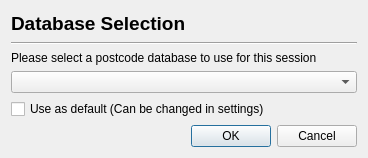
<?xml version="1.0" encoding="UTF-8"?>
<ui version="4.0">
 <class>dbselect</class>
 <widget class="QDialog" name="dbselect">
  <property name="windowModality">
   <enum>Qt::NonModal</enum>
  </property>
  <property name="geometry">
   <rect>
    <x>0</x>
    <y>0</y>
    <width>365</width>
    <height>158</height>
   </rect>
  </property>
  <property name="windowTitle">
   <string>Select a Postcode Database</string>
  </property>
  <property name="modal">
   <bool>false</bool>
  </property>
  <layout class="QGridLayout" name="gridLayout">
   <item row="0" column="0">
    <layout class="QVBoxLayout" name="verticalLayout_2">
     <property name="leftMargin">
      <number>0</number>
     </property>
     <item>
      <widget class="QLabel" name="label_2">
       <property name="font">
        <font>
         <pointsize>14</pointsize>
         <weight>75</weight>
         <bold>true</bold>
        </font>
       </property>
       <property name="text">
        <string>Database Selection</string>
       </property>
      </widget>
     </item>
     <item>
      <widget class="Line" name="line">
       <property name="orientation">
        <enum>Qt::Horizontal</enum>
       </property>
      </widget>
     </item>
    </layout>
   </item>
   <item row="1" column="0">
    <layout class="QVBoxLayout" name="verticalLayout">
     <item>
      <widget class="QLabel" name="label">
       <property name="text">
        <string>Please select a postcode database to use for this session</string>
       </property>
      </widget>
     </item>
     <item>
      <widget class="QComboBox" name="dbCombo"/>
     </item>
     <item>
      <widget class="QCheckBox" name="defaultCheck">
       <property name="text">
        <string>Use as default (Can be changed in settings)</string>
       </property>
      </widget>
     </item>
    </layout>
   </item>
   <item row="2" column="0">
    <layout class="QHBoxLayout" name="horizontalLayout_4">
     <property name="leftMargin">
      <number>180</number>
     </property>
     <item>
      <widget class="QPushButton" name="okButton">
       <property name="text">
        <string>OK</string>
       </property>
      </widget>
     </item>
     <item>
      <widget class="QPushButton" name="cancelButton">
       <property name="text">
        <string>Cancel</string>
       </property>
      </widget>
     </item>
    </layout>
   </item>
  </layout>
 </widget>
 <resources/>
 <connections/>
</ui>
